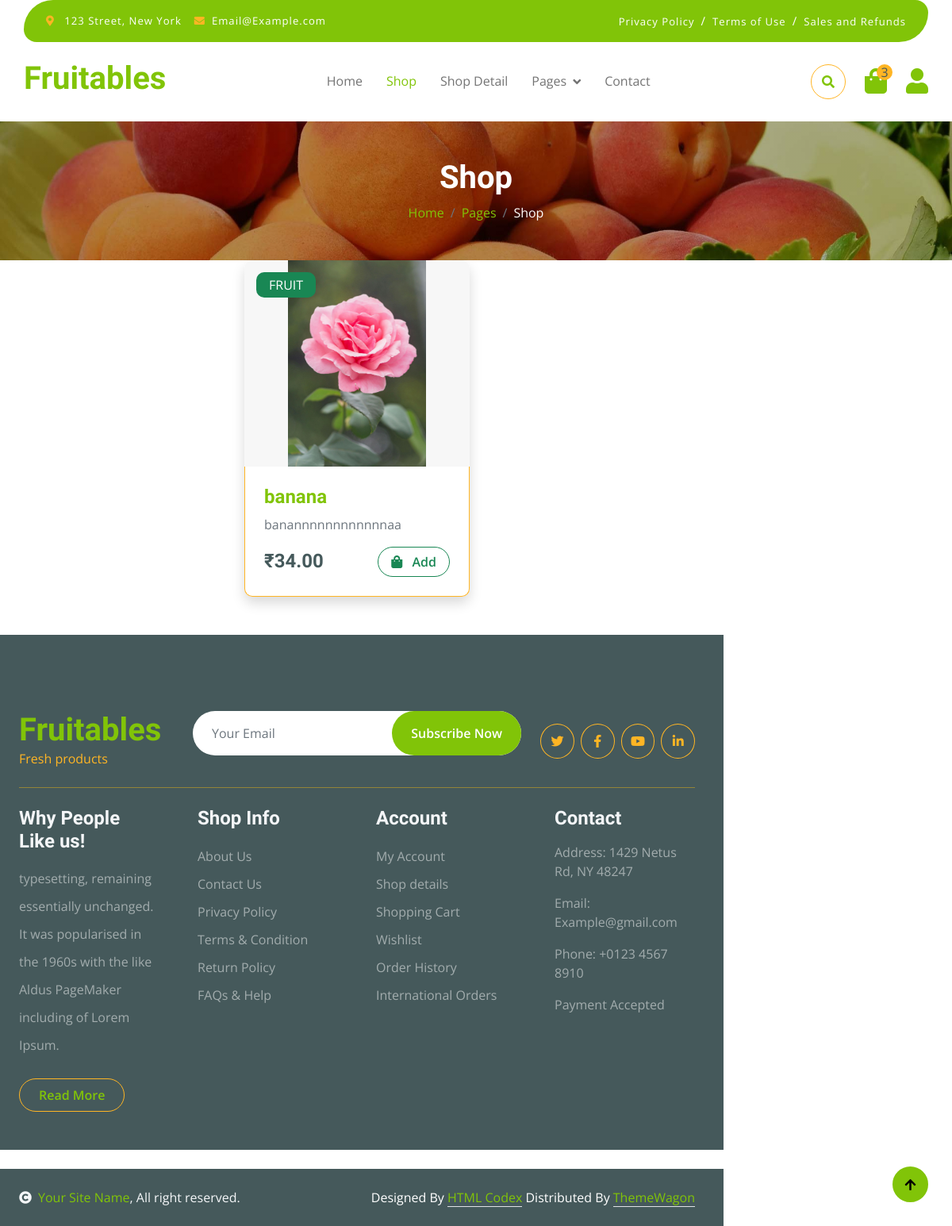
/products/shop/, run on the app's committed database.
### products/models.py (models this page shows, shortened)
class Product(models.Model):
    CATEGORY_CHOICES = [
        ('FRUIT', 'Fruits'),
        ('VEG', 'Vegetables'),
    ]
    name = models.CharField(max_length=100)
    category = models.CharField(
        max_length=20,
        choices=CATEGORY_CHOICES
    )
    image = models.ImageField(upload_to='products/')
    description = models.TextField()
    price = models.DecimalField(max_digits=10, decimal_places=2)
    stock = models.IntegerField()

### products/views.py (the view)
# urls.py: path('shop/', views.shop, name='shop'),
def shop(request):
    products = Product.objects.all()
    for product in products:
        print(product.name)
    return render(request,"shop.html",{"products":products})

### template/shop.html (shortened to what this page needs)
{% load static %}
<!DOCTYPE html>
<html lang="en">
    <head>
        <link rel="stylesheet" href="https://use.fontawesome.com/releases/v5.15.4/css/all.css"/>
        <link href="https://cdn.jsdelivr.net/npm/bootstrap-icons@1.4.1/font/bootstrap-icons.css" rel="stylesheet">
       <link href="{% static 'lib/lightbox/css/lightbox.min.css' %}" rel="stylesheet">
      <link href="{% static 'lib/owlcarousel/assets/owl.carousel.min.css' %}" rel="stylesheet">
        <link href="{% static 'css/bootstrap.min.css' %}" rel="stylesheet">
       <link href="{% static 'css/style.css' %}" rel="stylesheet">
    </head>
    <body>
        <div class="container-fluid fixed-top">
            <div class="container topbar bg-primary d-none d-lg-block">
                <div class="d-flex justify-content-between">
                    <div class="top-info ps-2">
                        <small class="me-3"><i class="fas fa-map-marker-alt me-2 text-secondary"></i> <a href="#" class="text-white">123 Street, New York</a></small>
                        <small class="me-3"><i class="fas fa-envelope me-2 text-secondary"></i><a href="#" class="text-white">Email@Example.com</a></small>
                    </div>
                    <div class="top-link pe-2">
                        <a href="#" class="text-white"><small class="text-white mx-2">Privacy Policy</small>/</a>
                        <a href="#" class="text-white"><small class="text-white mx-2">Terms of Use</small>/</a>
                        <a href="#" class="text-white"><small class="text-white ms-2">Sales and Refunds</small></a>
                    </div>
                </div>
            </div>
            <div class="container px-0">
                <nav class="navbar navbar-light bg-white navbar-expand-xl">
                    <a href="index.html" class="navbar-brand"><h1 class="text-primary display-6">Fruitables</h1></a>
                    <div class="collapse navbar-collapse bg-white" id="navbarCollapse">
                        <div class="navbar-nav mx-auto">
                            <a href="index.html" class="nav-item nav-link">Home</a>
                            <a href="shop.html" class="nav-item nav-link active">Shop</a>
                            <a href="shop-detail.html" class="nav-item nav-link">Shop Detail</a>
                            <div class="nav-item dropdown">
                                <a href="#" class="nav-link dropdown-toggle" data-bs-toggle="dropdown">Pages</a>
                            </div>
                            <a href="contact.html" class="nav-item nav-link">Contact</a>
                        </div>
                        <div class="d-flex m-3 me-0">
                            <button class="btn-search btn border border-secondary btn-md-square rounded-circle bg-white me-4" data-bs-toggle="modal" data-bs-target="#searchModal"><i class="fas fa-search text-primary"></i></button>
                            <a href="#" class="position-relative me-4 my-auto">
                                <i class="fa fa-shopping-bag fa-2x"></i>
                                <span class="position-absolute bg-secondary rounded-circle d-flex align-items-center justify-content-center text-dark px-1" style="top: -5px; left: 15px; height: 20px; min-width: 20px;">3</span>
                            </a>
                            <a href="#" class="my-auto">
                                <i class="fas fa-user fa-2x"></i>
                            </a>
                        </div>
                    </div>
                </nav>
            </div>
        </div>
        <div class="container-fluid page-header py-5">
            <h1 class="text-center text-white display-6">Shop</h1>
            <ol class="breadcrumb justify-content-center mb-0">
                <li class="breadcrumb-item"><a href="#">Home</a></li>
                <li class="breadcrumb-item"><a href="#">Pages</a></li>
                <li class="breadcrumb-item active text-white">Shop</li>
            </ol>
        </div>
            <div class="col-lg-9">
                <div class="row g-4 justify-content-center">
                    {% for product in products %}
                    <div class="col-md-6 col-lg-6 col-xl-4">
    <div class="rounded position-relative fruite-item shadow">
        <div class="fruite-img">
            <img src="{{ product.image.url }}"
                 class="img-fluid w-100 rounded-top"
                 style="height:260px; object-fit:contain; background:#f7f7f7;"
                 alt="{{ product.name }}">
        </div>
        <div class="text-white bg-success px-3 py-1 rounded position-absolute"
             style="top:15px; left:15px;">
            {{ product.category }}
        </div>
        <div class="p-4 border border-secondary border-top-0 rounded-bottom">
            <h4 class="text-primary fw-bold">
                {{ product.name }}
            </h4>
            <p class="text-muted">
                {{ product.description|truncatewords:12 }}
            </p>
            <div class="d-flex justify-content-between align-items-center">
                <h4 class="text-dark fw-bold mb-0">
                    ₹{{ product.price }}
                </h4>
                <a href="{% url 'cart' product.id %}"
                   class="btn border border-success rounded-pill px-3 text-success">
                    <i class="fa fa-shopping-bag me-2"></i>
                    Add
                </a>
            </div>
            {% endfor %}
        </div>
    </div>
</div>
        <div class="container-fluid bg-dark text-white-50 footer pt-5 mt-5">
            <div class="container py-5">
                <div class="pb-4 mb-4" style="border-bottom: 1px solid rgba(226, 175, 24, 0.5) ;">
                    <div class="row g-4">
                        <div class="col-lg-3">
                            <a href="#">
                                <h1 class="text-primary mb-0">Fruitables</h1>
                                <p class="text-secondary mb-0">Fresh products</p>
                            </a>
                        </div>
                        <div class="col-lg-6">
                            <div class="position-relative mx-auto">
                                <input class="form-control border-0 w-100 py-3 px-4 rounded-pill" type="number" placeholder="Your Email">
                                <button type="submit" class="btn btn-primary border-0 border-secondary py-3 px-4 position-absolute rounded-pill text-white" style="top: 0; right: 0;">Subscribe Now</button>
                            </div>
                        </div>
                        <div class="col-lg-3">
                            <div class="d-flex justify-content-end pt-3">
                                <a class="btn  btn-outline-secondary me-2 btn-md-square rounded-circle" href=""><i class="fab fa-twitter"></i></a>
                                <a class="btn btn-outline-secondary me-2 btn-md-square rounded-circle" href=""><i class="fab fa-facebook-f"></i></a>
                                <a class="btn btn-outline-secondary me-2 btn-md-square rounded-circle" href=""><i class="fab fa-youtube"></i></a>
                                <a class="btn btn-outline-secondary btn-md-square rounded-circle" href=""><i class="fab fa-linkedin-in"></i></a>
                            </div>
                        </div>
                    </div>
                </div>
                <div class="row g-5">
                    <div class="col-lg-3 col-md-6">
                        <div class="footer-item">
                            <h4 class="text-light mb-3">Why People Like us!</h4>
                            <p class="mb-4">typesetting, remaining essentially unchanged. It was
                                popularised in the 1960s with the like Aldus PageMaker including of Lorem Ipsum.</p>
                            <a href="" class="btn border-secondary py-2 px-4 rounded-pill text-primary">Read More</a>
                        </div>
                    </div>
                    <div class="col-lg-3 col-md-6">
                        <div class="d-flex flex-column text-start footer-item">
                            <h4 class="text-light mb-3">Shop Info</h4>
                            <a class="btn-link" href="">About Us</a>
                            <a class="btn-link" href="">Contact Us</a>
                            <a class="btn-link" href="">Privacy Policy</a>
                            <a class="btn-link" href="">Terms & Condition</a>
                            <a class="btn-link" href="">Return Policy</a>
                            <a class="btn-link" href="">FAQs & Help</a>
                        </div>
                    </div>
                    <div class="col-lg-3 col-md-6">
                        <div class="d-flex flex-column text-start footer-item">
                            <h4 class="text-light mb-3">Account</h4>
                            <a class="btn-link" href="">My Account</a>
                            <a class="btn-link" href="">Shop details</a>
                            <a class="btn-link" href="">Shopping Cart</a>
                            <a class="btn-link" href="">Wishlist</a>
                            <a class="btn-link" href="">Order History</a>
                            <a class="btn-link" href="">International Orders</a>
                        </div>
                    </div>
                    <div class="col-lg-3 col-md-6">
                        <div class="footer-item">
                            <h4 class="text-light mb-3">Contact</h4>
                            <p>Address: 1429 Netus Rd, NY 48247</p>
                            <p>Email: Example@gmail.com</p>
                            <p>Phone: +0123 4567 8910</p>
                            <p>Payment Accepted</p>
                        </div>
                    </div>
                </div>
            </div>
        </div>
        <div class="container-fluid copyright bg-dark py-4">
            <div class="container">
                <div class="row">
                    <div class="col-md-6 text-center text-md-start mb-3 mb-md-0">
                        <span class="text-light"><a href="#"><i class="fas fa-copyright text-light me-2"></i>Your Site Name</a>, All right reserved.</span>
                    </div>
                    <div class="col-md-6 my-auto text-center text-md-end text-white">
                        Designed By <a class="border-bottom" href="https://htmlcodex.com">HTML Codex</a> Distributed By <a class="border-bottom" href="https://themewagon.com">ThemeWagon</a>
                    </div>
                </div>
            </div>
        </div>
        <a href="#" class="btn btn-primary border-3 border-primary rounded-circle back-to-top"><i class="fa fa-arrow-up"></i></a>
    </body>
</html>

### static/css/style.css (style rules this page uses)
.back-to-top { position: fixed; right: 30px; bottom: 30px; display: flex; width: 45px; height: 45px; align-items: center; justify-content: center; transition: 0.5s; z-index: 99; }
.btn { font-weight: 600; transition: .5s; }
.btn-md-square { width: 44px; height: 44px; }
.btn-square, .btn-sm-square, .btn-md-square, .btn-lg-square { padding: 0; display: flex; align-items: center; justify-content: center; font-weight: normal; }
.btn.border-secondary { transition: 0.5s; }
.fixed-top { transition: 0.5s; background: var(--bs-white); border: 0; }
.topbar { padding: 20px; border-radius: 230px 100px; }
.topbar .top-info { font-size: 15px; line-height: 0; letter-spacing: 1px; display: flex; align-items: center; }
.topbar .top-link { font-size: 15px; line-height: 0; letter-spacing: 1px; display: flex; align-items: center; }
.topbar .top-link a { letter-spacing: 1px; }
.navbar .navbar-nav .nav-link { padding: 10px 15px; font-size: 16px; transition: .5s; }
.navbar { height: 100px; border-bottom: 1px solid rgba(255, 255, 255, .1); }
.navbar .navbar-nav .nav-link:hover, .navbar .navbar-nav .nav-link.active, .fixed-top.bg-white .navbar .navbar-nav .nav-link:hover, .fixed-top.bg-white .navbar .navbar-nav .nav-link.active { color: var(--bs-primary); }
.navbar .dropdown-toggle::after { border: none; content: "\f107"; font-family: "Font Awesome 5 Free"; font-weight: 700; vertical-align: middle; margin-left: 8px; }
.page-header { position: relative; background: linear-gradient(rgba(0, 0, 0, 0.3), rgba(0, 0, 0, 0.3)), url(../img/cart-page-header-img.jpg); background-position: center center; background-repeat: no-repeat; background-size: cover; }
@media (min-width: 992px) { .hero-header, .page-header { margin-top: 152px !important; } }
.footer .footer-item .btn-link { line-height: 35px; color: rgba(255, 255, 255, .5); transition: 0.5s; }
.footer .footer-item p.mb-4 { line-height: 35px; }

### data on the page
Product: image (picture), category "FRUIT", name "banana", description "banannnnnnnnnnnnaa", price "34.00"
